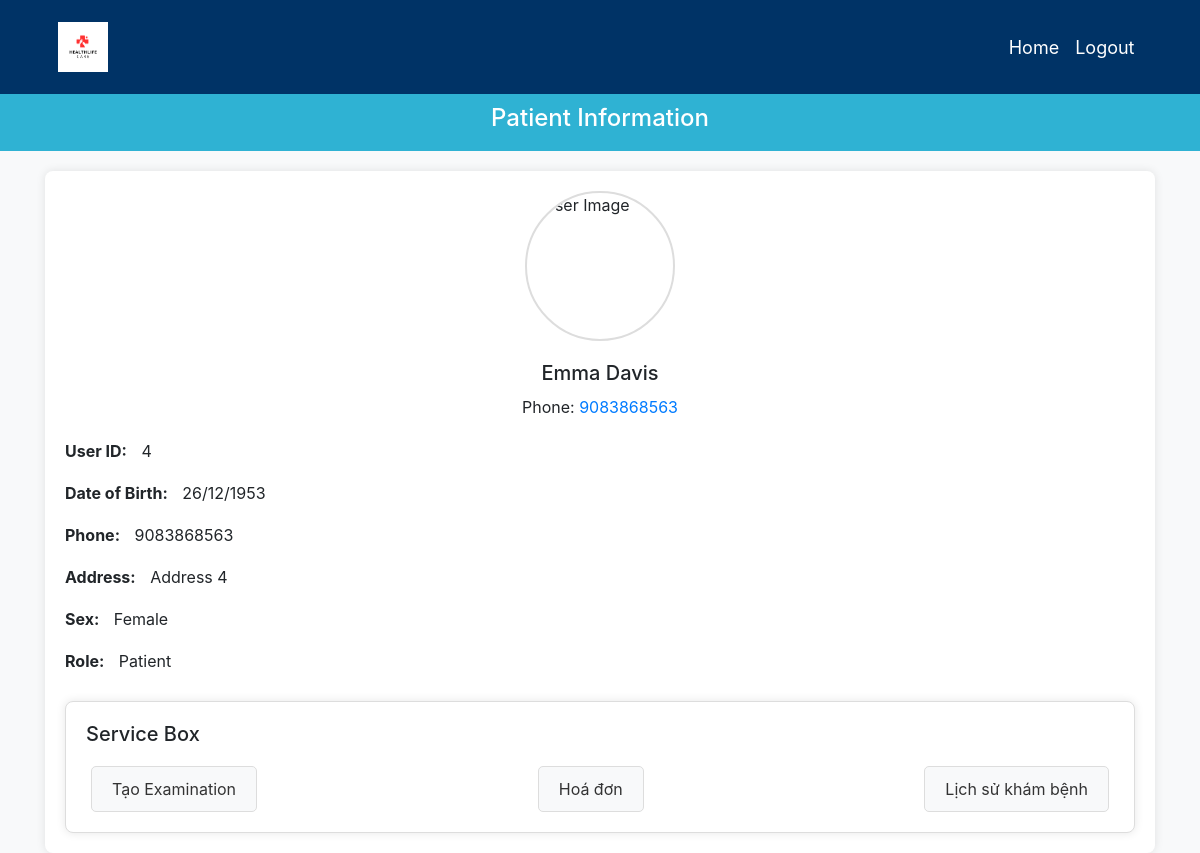
The page /home1/4 (signed in) on the database its author committed.
### website/models.py (models this page shows)
class User(db.Model, UserMixin):
    __tablename__ = 'user'
    user_id = db.Column(db.Integer, primary_key=True)
    password = db.Column(db.String(255), nullable=True)
    name = db.Column(db.String(255), nullable=True)
    dob = db.Column(db.Date, nullable=True)
    sex = db.Column(db.String(255), nullable=True)
    phone = db.Column(db.String(255), nullable=True)
    address = db.Column(db.String(255), nullable=True)
    role = db.Column(db.Integer, nullable=True)
    __table_args__ = (
        CheckConstraint(sex.in_(['Male', 'Female']), name='check_sex'),
        CheckConstraint(role.in_([1, 2]), name='check_user_role')
    )
    patient = db.relationship('Patient', backref='user', uselist=False)
    doctor = db.relationship('Doctor', backref='user', uselist=False)

### website/views.py (the view)
@views.route('/home1/<int:user_id>', methods=['GET'])
@login_required
def home1(user_id):
    if current_user.role == 1:
        return render_template("home1.html", user=current_user)
    else:
        return redirect(url_for('views.home'))

### website/__init__.py (called while the page is built)
def create_app():
    app = Flask(__name__)
    app.config['SECRET_KEY'] = 'hjshjhdjah kjshkjdhjs'
    app.config['SQLALCHEMY_DATABASE_URI'] = f'sqlite:///{DB_NAME}'
    db.init_app(app)
    from .views import views
    from .auth import auth
    app.register_blueprint(views, url_prefix='/')
    app.register_blueprint(auth, url_prefix='/')
    from .models import User
    with app.app_context():
        db.create_all()
    login_manager = LoginManager()
    login_manager.login_view = 'auth.login'
    login_manager.init_app(app)
    @login_manager.user_loader
    def load_user(user_id):
        return User.query.get(int(user_id))
    return app

### website/templates/home1.html (shortened to what this page needs)
{% block content %}
<!DOCTYPE html>
<html lang="en">
  <head>
    <link
      href="https://maxcdn.bootstrapcdn.com/bootstrap/4.5.2/css/bootstrap.min.css"
      rel="stylesheet"
    />
    <link
      rel="stylesheet"
      href="{{ url_for('static', filename='home1styles.css') }}"
    />
  </head>
  <body>
    <nav
      class="navbar navbar-expand-lg navbar-dark"
      style="background-color: #003366; padding: 17px 57.5px"
    >
      <a
        class="navbar-brand"
        href="{{ url_for('views.home', user_id=current_user.user_id) }}"
      >
        <img
          src="../static/logo_hospital.png"
          alt="Logo"
          style="height: 50px"
        />
      </a>
      <div class="collapse navbar-collapse ml-auto" id="navbar">
        <div class="navbar-nav ml-auto">
          {% if user.is_authenticated %}
          <a
            class="nav-item nav-link"
            id="home"
            href="{{ url_for('views.home', user_id=current_user.user_id) }}"
            style="color: #ffffff; font-size: 18px"
            >Home</a
          >
          <a
            class="nav-item nav-link"
            id="logout"
            href="{{ url_for('views.homepage', user_id=current_user.user_id) }}"
            style="color: #ffffff; font-size: 18px"
            >Logout</a
          >
          {% endif %}
        </div>
      </div>
    </nav>
    <div class="profile-header">
      <h4>Patient Information</h4>
    </div>
    <div class="container">
      <div class="profile-card">
        <div class="profile-image">
          <img
            src="https://aighospitals.com/uploads/images/167386025063c5149a04cbc.jpg"
            alt="User Image"
            class="img-fluid"
          />
        </div>
        <div class="profile-info">
          <h5>{{ user.name }}</h5>
          <div>Phone: <a href="tel:{{ user.phone }}">{{ user.phone }}</a></div>
        </div>
        <div class="profile-details">
          <div>
            <label>User ID:</label>
            <span>{{ user.user_id }}</span>
          </div>
          <div>
            <label>Date of Birth:</label>
            <span>{{ user.dob.strftime('%d/%m/%Y') }}</span>
          </div>
          <div>
            <label>Phone:</label>
            <span>{{ user.phone }}</span>
          </div>
          <div>
            <label>Address:</label>
            <span>{{ user.address }}</span>
          </div>
          <div>
            <label>Sex:</label>
            <span>{{ user.sex }}</span>
          </div>
          <div>
            <label>Role:</label>
            <span>Patient</span>
          </div>
        </div>
        <div class="service-box">
          <h5>Service Box</h5>
          <div class="d-flex justify-content-between">
            <a class="btn btn-custom" href="/make_examination/{{user.user_id}}"
              >Tạo Examination</a
            >
            <a href="#" class="btn btn-custom">Hoá đơn</a>
            <a
              href="{{ url_for('views.examination_history', user_id=current_user.user_id) }}"
              class="btn btn-custom"
              >Lịch sử khám bệnh</a
            >
          </div>
        </div>
      </div>
    </div>
  </body>
</html>
{% endblock %}

### website/static/home1styles.css (style rules this page uses)
body { background-color: #f8f9fa; }
.profile-header { background-color: #2fb2d3; color: white; text-align: center; padding: 10px 0; margin-bottom: 20px; }
.profile-card { background-color: white; padding: 20px; border-radius: 8px; box-shadow: 0 0 10px rgba(0, 0, 0, 0.1); }
.profile-image { display: flex; justify-content: center; align-items: center; margin-bottom: 20px; }
.profile-image img { width: 150px; height: 150px; border-radius: 50%; object-fit: cover; border: 2px solid #ddd; }
.profile-image { display: flex; flex-direction: column; align-items: center; }
.profile-info { text-align: center; margin-top: 15px; }
.profile-info h5 { margin: 10px 0; }
.profile-details { margin-top: 20px; }
.profile-details div { margin-bottom: 10px; }
.profile-details label { font-weight: bold; }
.profile-details span { margin-left: 10px; }
.service-box { background-color: #ffffff; border: 1px solid #ddd; border-radius: 8px; padding: 20px; margin-top: 20px; box-shadow: 0 0 10px rgba(0, 0, 0, 0.1); }
.service-box h5 { margin-bottom: 20px; }
.btn-custom { background-color: #f8f9fa; border: 1px solid #ddd; border-radius: 5px; padding: 10px 20px; color: #333; text-decoration: none; text-align: center; display: inline-block; margin: 0 5px; }
.d-flex { display: flex; }
.justify-content-between { justify-content: space-between; }

### rows shown on the page
User: name "Emma Davis", phone "9083868563", user_id "4", dob "26/12/1953", address "Address 4", sex "Female"
